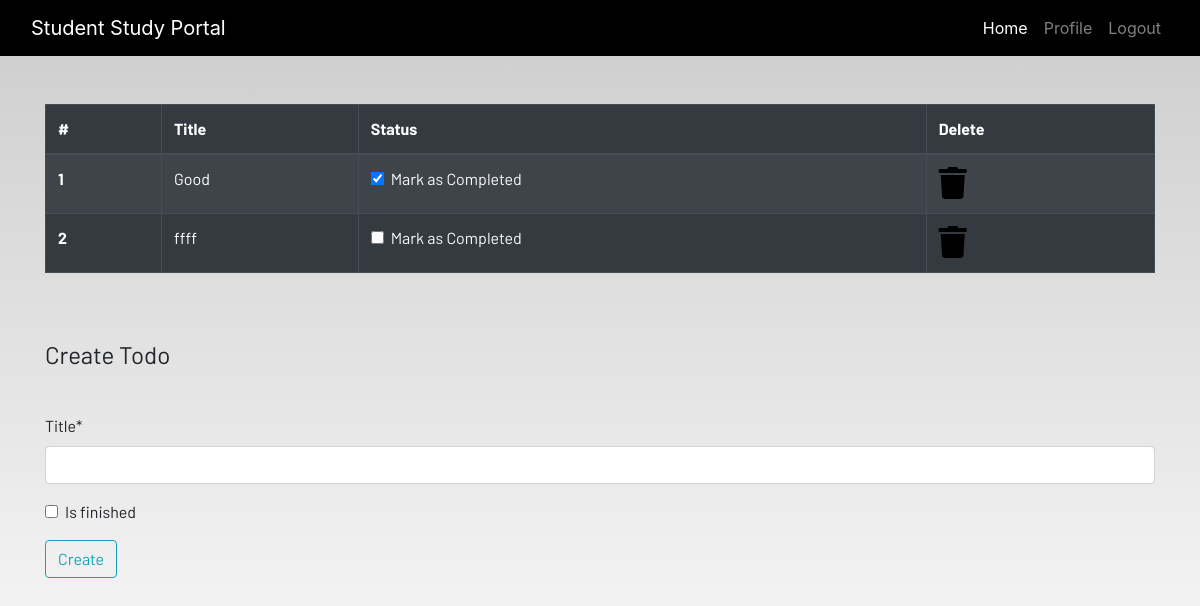
The page /todo/ (signed in) on the database its author committed.
### dashboard/models.py (models this page shows, shortened)
class Todo(models.Model):
    user = models.ForeignKey(User, on_delete=models.CASCADE)
    title = models.CharField(max_length=200)
    is_finished = models.BooleanField(default=False)

### dashboard/views.py (the view)
# urls.py: path('todo/', login_required(views.todo), name='todo'),
def todo(request):
    if request.method == 'POST':
        form = TodoForm(request.POST)
        if form.is_valid():
            try:
                finished = form.cleaned_data.get('is_finished')
                if finished:
                    finished = True
                else:
                    finished = False
            except:
                finished = False
            Todo(
                user=request.user,
                title=form.cleaned_data.get('title'),
                is_finished=finished
            ).save()
            messages.success(
                request, f'Todo Added from {request.user.username} successfully')
            return HttpResponseRedirect('/todo/')
    else:
        form = TodoForm()
    todos = Todo.objects.filter(user=request.user)
    if len(todos) == 0:
        todo_done = True
    else:
        todo_done = False
    context = {
        'form': form,
        'todos': todos,
        'todo_done': todo_done
    }
    return render(request, 'dashboard/todo.html', context)

### dashboard/forms.py
class TodoForm(forms.ModelForm):
    class Meta:
        model = Todo
        fields = ['title', 'is_finished']

### dashboard/templates/dashboard/todo.html (shortened to what this page needs)
{% extends 'dashboard/base.html' %} {% load static %} {% load crispy_forms_tags %} {% block content %}
<div class="container">
    {% if not todo_done %}
    <table class="table table-striped table-bordered table-hover table-dark">
        <thead>
            <tr>
                <th scope="col">#</th>
                <th scope="col">Title</th>
                <th scope="col">Status</th>
                <th scope="col">Delete</th>
            </tr>
        </thead>
        <tbody>
            {% for t in todos %}
            <tr>
                <th scope="row">{{ forloop.counter }}</th>
                <td>{{ t.title }}</td>
                <td>
                    <a href="{% url 'todo_update' t.id %}">
                        <div class="form-check">
                            <input class="form-check-input" type="checkbox" value="" {% if t.is_finished %} checked {% endif %} />
                            <label class="form-check-label text-light" for="flexCheckDefault">
                Mark as Completed
              </label>
                        </div>
                    </a>
                </td>
                <td>
                    <a href="{% url 'todo_delete' t.id %}"><i class="fa fa-trash fa-2x"></i
          ></a>
                </td>
            </tr>
            {% endfor %}
        </tbody>
    </table>
    {% else %}
    <h4>All tasks have been done!! create to add more</h4>
    {% endif %}
</div>
<br /><br />
<div class="container">
    <form method="POST">
        <fieldset class="form-group">
            <legend class="border-bottom mb-4">Create Todo</legend>
        </fieldset>
        {{ form|crispy }}
        <div class="form-group">
            <button href="" class="btn btn-outline-info" type="submit">Create</button>
        </div>
    </form>
</div>
{% endblock content %}

### static/css/main.css (style rules this page uses)
html { scroll-behavior: smooth; height: 100%; width: 100%; }
a { text-decoration: none !important; color: black; }
html, body { max-width: 100%; overflow-x: hidden; height: 100%; width: 100%; }
body { background: linear-gradient(rgba(0, 0, 0, 0.2), rgba(255, 255, 255, 0.5)); overflow-x: hidden; background-repeat: no-repeat; }
.fa { color: black; }

### rows shown on the page
Todo: title "Good", is_finished "☑"
Todo: title "ffff"
